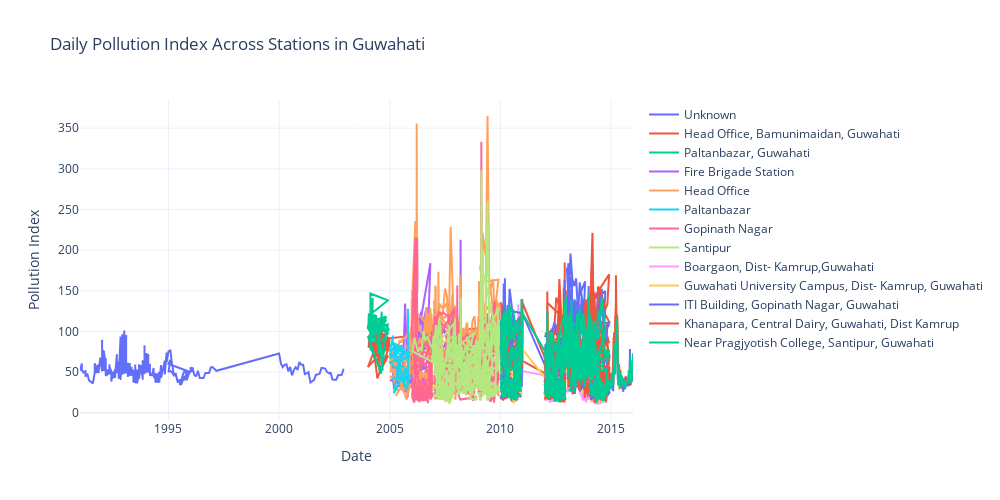

Here is the notebook cell this chart was saved with:
### Code cell
fig = go.Figure()

for station in city_df['Location_Monitoring_Station'].unique():
    subset = city_df[city_df['Location_Monitoring_Station'] == station]
    fig.add_trace(go.Scatter(
        x=subset['Date'],
        y=subset['Pollution_Index'],
        mode='lines',
        name=station,
        hovertemplate=f"{station}<br>Date: %{{x}}<br>Pollution Index: %{{y:.2f}}"
    ))

fig.update_layout(
    title=f"Daily Pollution Index Across Stations in {chosen_city}",
    xaxis_title="Date",
    yaxis_title="Pollution Index",
    template="plotly_white",
    hovermode="x unified",
    width=1000,
    height=500
)

fig.show()
